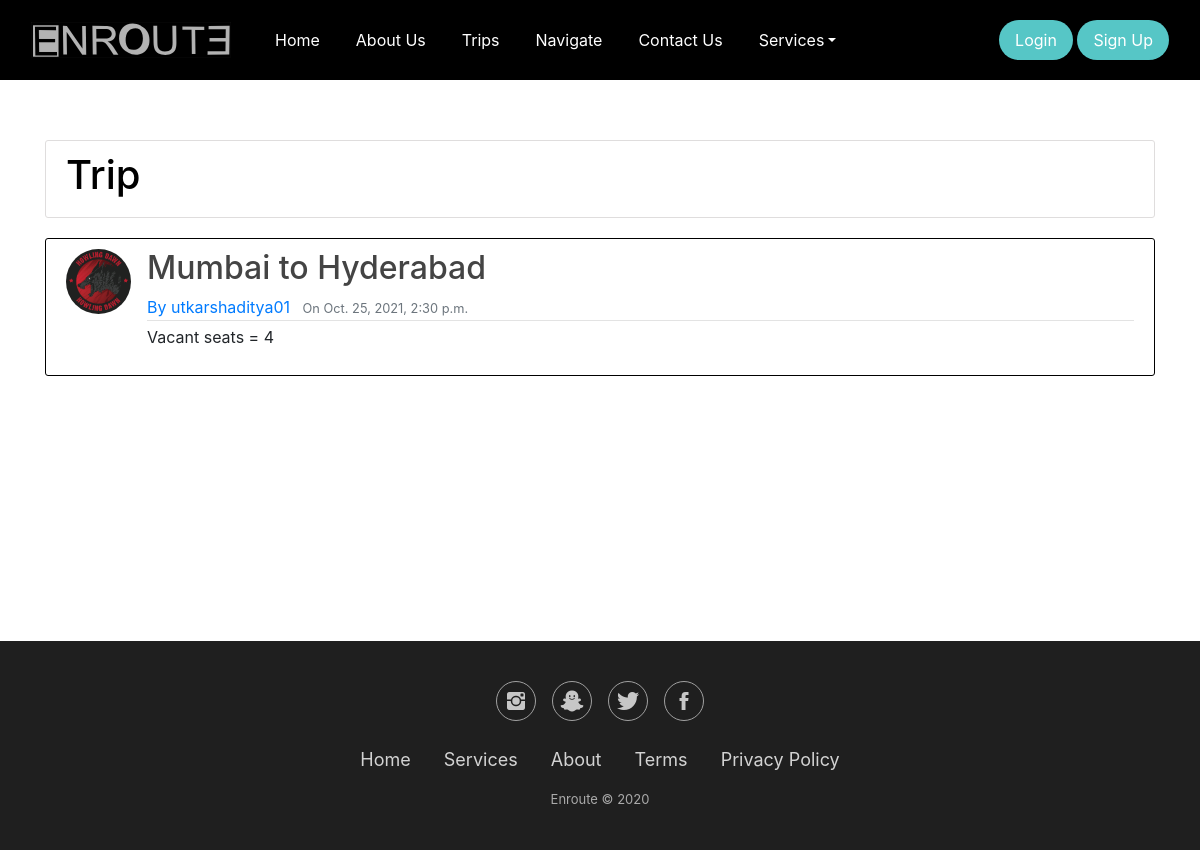
Screenshot of /carpool/trip/5/ with the database file from the repository.
### carpool/models.py (models this page shows, shortened)
class Trip(models.Model): # To have a table of trip in the database along with the below attributes
    source = models.CharField(max_length=100)
    destination = models.CharField(max_length=100)
    vacant_seats = models.IntegerField()
    date_of_trip = models.DateTimeField()
    author = models.ForeignKey(User, on_delete=models.CASCADE) # Linking the user model and the trip model

### users/models.py (models this page shows, shortened)
class Profile(models.Model): # A table of Profile in the database which is linked with the user model
    user = models.OneToOneField(User,on_delete=models.CASCADE) # Every user will have 1 profile
    first_name = models.CharField(max_length=100)
    last_name = models.CharField(max_length=100)
    contact_no = models.CharField(max_length=15)
    image = models.ImageField(default='default.jpg',upload_to='profile_pics')

### carpool/views.py (the view)
# urls.py: path('trip/<int:pk>/', TripDetailView.as_view(),name='trip-detail'),
class TripDetailView(DetailView): # Detailed representation of a trip logic
    model = Trip

### carpool/templates/carpool/trip_detail.html (shortened to what this page needs)
{% extends "carpool/base.html" %}
{% load static %}
{% block content %}
<div class="container">
  <article class="media content-section-2">
    <h1>Trip</h1>
  </article>
        <article class="media content-section">
          <img class="rounded-circle article-img"src="{{ object.author.profile.image.url }}" alt="">
            <div class="media-body">
                <h2 class="article-title" href="#">{{ object.source }} to {{ object.destination}}</h2>
              <div class="article-metadata">
                <a class="mr-2" href="{% url 'user-trips' object.author.username %}">By {{ object.author }}</a>
                <small class="text-muted">On {{object.date_of_trip}}</small>
              </div>
              <p class="article-content">Vacant seats = {{ object.vacant_seats }}</p>
            </div>
        </article>
</div>
{% endblock content %}

### carpool/templates/carpool/trip_detail.html (style rules this page uses)
body { background: #fafafa; color: #333333; margin-top: 5rem; }
h1, h2, h3, h4, h5, h6 { color:black; }
.content-section { background: #ffffff; padding: 10px 20px; border: 1px solid #000000; border-radius: 3px; margin-bottom: 20px; }
.content-section-2 { background: #ffffff; padding: 10px 20px; border: 1px solid #dfdddd; border-radius: 3px; margin-bottom: 20px; margin-top: 60px; }
.article-title { color: #444444; }
.article-content { white-space: pre-line; }
.article-img { height: 65px; width: 65px; margin-right: 16px; }
.article-metadata { padding-bottom: 1px; margin-bottom: 4px; border-bottom: 1px solid #e3e3e3 }

### rows the page displays
Trip: author.profile.image (picture), source "Mumbai", destination "Hyderabad", author "utkarshaditya01", date_of_trip "Oct. 25, 2021, 2:30 p.m.", vacant_seats "4"
